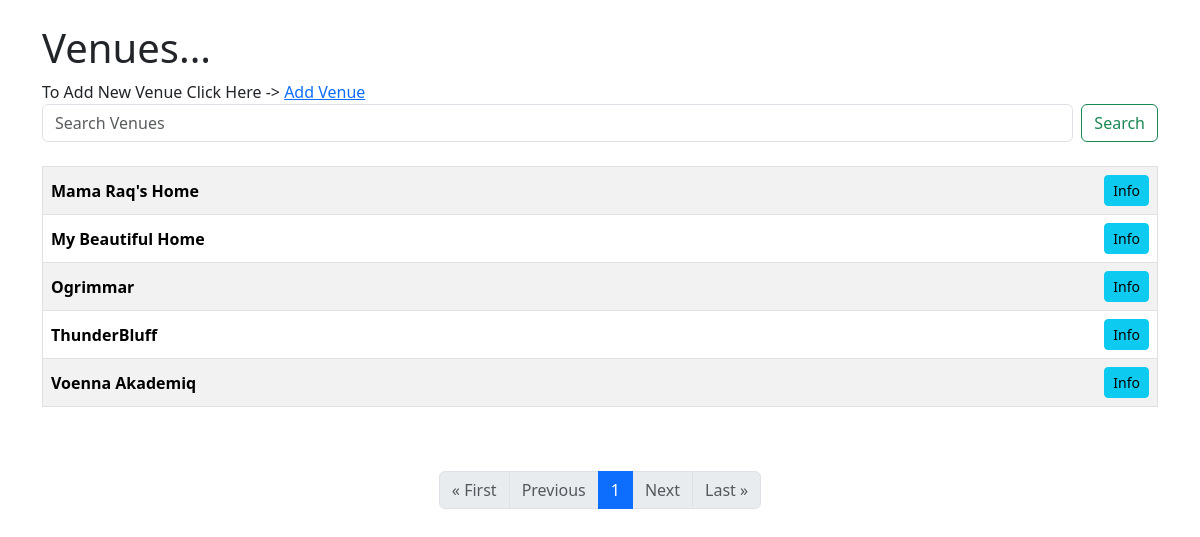
Screenshot of /list_venues with the database file from the repository.
### events/models.py (models this page shows)
class Venue(models.Model):
    name = models.CharField('Venue Name', max_length=150)
    address = models.CharField(max_length=300)
    zip_code = models.CharField('Zip Code', max_length=15)
    phone = models.CharField('Contact Phone', max_length=25, blank=True)
    web = models.URLField('Website Address', blank=True)
    email_address = models.EmailField('Email Address', blank=True)
    owner = models.IntegerField('Venue Owner', blank=False, default=1)
    venue_image = models.ImageField(null=True, blank=True, upload_to='images/')
    def __str__(self):
        return self.name

### events/views.py (the view)
# urls.py: path('list_venues', views.list_venues, name="list-venues"),
def list_venues(request):
    if request.method == "POST":
        searched = request.POST.get('searched', '')
        venues = Venue.objects.filter(name__contains=searched).order_by('name')
        all_venues = set_paginator(request, venues, 5)
        return render(request, 'events/venue.html', {'all_venues': all_venues, 'searched': searched})
    else:
        venues = Venue.objects.all().order_by('name')
        all_venues = set_paginator(request, venues, 5)
        return render(request, 'events/venue.html', {'all_venues': all_venues})

### events/views.py (called while the page is built)
def set_paginator(request, obj, pages: int):
    p = Paginator(obj, pages)
    page = request.GET.get('page')
    return p.get_page(page)

### events/templates/events/venue.html (shortened to what this page needs)
{% extends 'events/base.html' %}
{% block content %}
<h1>Venues...</h1>
To Add New Venue Click Here -> <a href="{% url 'add-venue' %}">Add Venue</a>
<br/>
<form class="d-flex" role="search" method="POST" action="{% url 'list-venues' %}">
    <input class="form-control me-2" type="search" placeholder="Search Venues" aria-label="Search"
           name="searched" id="search-input">
    <button class="btn btn-outline-success" type="submit" id="search-button">Search</button>
</form>
<br/>
<table class="table table-bordered table-striped table-hover">
    {% for venue in all_venues %}
    <tr>
        <td>
            <div class="d-flex align-items-center justify-content-between">
                <div>
                    <strong>{{ venue }}</strong>
                </div>
                <div class="d-grid gap-2 d-md-flex justify-content-md-end">
                    <a href="{% url 'show-venue' venue.id %}" class="btn btn-info btn-sm">Info</a>
                </div>
            </div>
        </td>
    </tr>
    {% endfor %}
</table>
<br/><br/>
<nav aria-label="...">
    <ul class="pagination justify-content-center">
        {% if all_venues.has_previous %}
        <li class="page-item">
            <a class="page-link" href="?page=1">&laquo; First</a>
        </li>
        <li class="page-item">
            <a class="page-link" href="?page={{ all_venues.previous_page_number }}">Previous</a>
        </li>
        {% else %}
        <li class="page-item disabled">
            <a class="page-link" tabindex="-1" aria-disabled="true">&laquo; First</a>
        </li>
        <li class="page-item disabled">
            <a class="page-link" tabindex="-1" aria-disabled="true">Previous</a>
        </li>
        {% endif %}
        {% for i in all_venues.paginator.page_range %}
        <li class="page-item {% if all_venues.number == i %}active{% endif %}">
            <a class="page-link" href="?page={{ i }}">{{ i }}</a>
        </li>
        {% endfor %}
        {% if all_venues.has_next %}
        <li class="page-item">
            <a class="page-link" href="?page={{ all_venues.next_page_number }}">Next</a>
        </li>
        <li class="page-item">
            <a class="page-link" href="?page={{ all_venues.paginator.num_pages }}">Last &raquo;</a>
        </li>
        {% else %}
        <li class="page-item disabled">
            <a class="page-link" tabindex="-1" aria-disabled="true">Next</a>
        </li>
        <li class="page-item disabled">
            <a class="page-link" tabindex="-1" aria-disabled="true">Last &raquo;</a>
        </li>
        {% endif %}
    </ul>
</nav>
{% endblock %}

### events/templates/events/base.html (style rules this page uses)
body { background-color: #f4f4; }
body { background-color: #eae9e9; }

### rows the page displays
Venue: name "Mama Raq's Home"
Venue: name "My Beautiful Home"
Venue: name "Ogrimmar"
Venue: name "ThunderBluff"
Venue: name "Voenna Akademiq"

### other values shown
{{ i }} "1"
